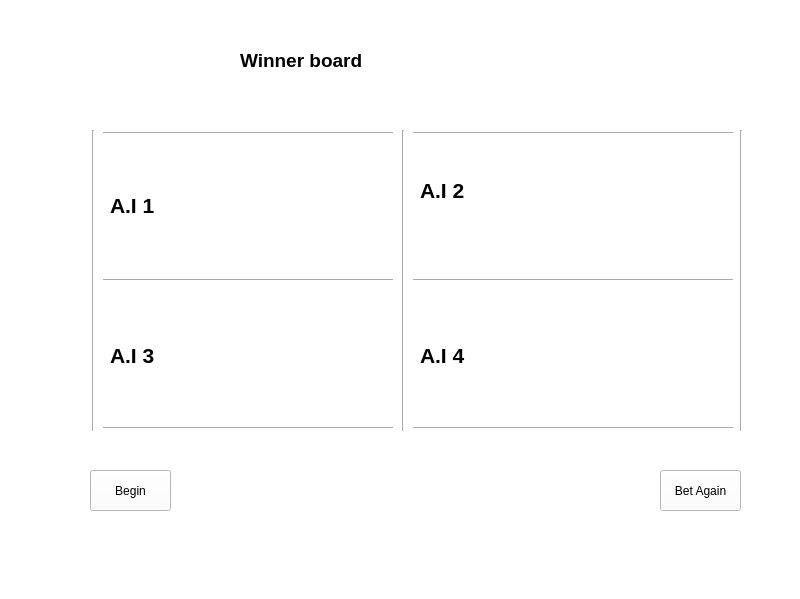
<?xml version="1.0" encoding="UTF-8"?>
<ui version="4.0">
 <class>gamescreen</class>
 <widget class="QMainWindow" name="gamescreen">
  <property name="geometry">
   <rect>
    <x>0</x>
    <y>0</y>
    <width>800</width>
    <height>599</height>
   </rect>
  </property>
  <property name="minimumSize">
   <size>
    <width>800</width>
    <height>599</height>
   </size>
  </property>
  <property name="maximumSize">
   <size>
    <width>800</width>
    <height>599</height>
   </size>
  </property>
  <property name="palette">
   <palette>
    <active>
     <colorrole role="WindowText">
      <brush brushstyle="SolidPattern">
       <color alpha="255">
        <red>255</red>
        <green>255</green>
        <blue>255</blue>
       </color>
      </brush>
     </colorrole>
     <colorrole role="Button">
      <brush brushstyle="SolidPattern">
       <color alpha="255">
        <red>255</red>
        <green>255</green>
        <blue>255</blue>
       </color>
      </brush>
     </colorrole>
     <colorrole role="Light">
      <brush brushstyle="SolidPattern">
       <color alpha="255">
        <red>69</red>
        <green>78</green>
        <blue>81</blue>
       </color>
      </brush>
     </colorrole>
     <colorrole role="Midlight">
      <brush brushstyle="SolidPattern">
       <color alpha="255">
        <red>57</red>
        <green>65</green>
        <blue>67</blue>
       </color>
      </brush>
     </colorrole>
     <colorrole role="Dark">
      <brush brushstyle="SolidPattern">
       <color alpha="255">
        <red>23</red>
        <green>26</green>
        <blue>27</blue>
       </color>
      </brush>
     </colorrole>
     <colorrole role="Mid">
      <brush brushstyle="SolidPattern">
       <color alpha="255">
        <red>30</red>
        <green>34</green>
        <blue>36</blue>
       </color>
      </brush>
     </colorrole>
     <colorrole role="Text">
      <brush brushstyle="SolidPattern">
       <color alpha="255">
        <red>255</red>
        <green>255</green>
        <blue>255</blue>
       </color>
      </brush>
     </colorrole>
     <colorrole role="BrightText">
      <brush brushstyle="SolidPattern">
       <color alpha="255">
        <red>255</red>
        <green>255</green>
        <blue>255</blue>
       </color>
      </brush>
     </colorrole>
     <colorrole role="ButtonText">
      <brush brushstyle="SolidPattern">
       <color alpha="255">
        <red>255</red>
        <green>255</green>
        <blue>255</blue>
       </color>
      </brush>
     </colorrole>
     <colorrole role="Base">
      <brush brushstyle="SolidPattern">
       <color alpha="255">
        <red>255</red>
        <green>255</green>
        <blue>255</blue>
       </color>
      </brush>
     </colorrole>
     <colorrole role="Window">
      <brush brushstyle="SolidPattern">
       <color alpha="255">
        <red>255</red>
        <green>255</green>
        <blue>255</blue>
       </color>
      </brush>
     </colorrole>
     <colorrole role="Shadow">
      <brush brushstyle="SolidPattern">
       <color alpha="255">
        <red>0</red>
        <green>0</green>
        <blue>0</blue>
       </color>
      </brush>
     </colorrole>
     <colorrole role="AlternateBase">
      <brush brushstyle="SolidPattern">
       <color alpha="255">
        <red>23</red>
        <green>26</green>
        <blue>27</blue>
       </color>
      </brush>
     </colorrole>
     <colorrole role="ToolTipBase">
      <brush brushstyle="SolidPattern">
       <color alpha="255">
        <red>255</red>
        <green>255</green>
        <blue>220</blue>
       </color>
      </brush>
     </colorrole>
     <colorrole role="ToolTipText">
      <brush brushstyle="SolidPattern">
       <color alpha="255">
        <red>0</red>
        <green>0</green>
        <blue>0</blue>
       </color>
      </brush>
     </colorrole>
     <colorrole role="PlaceholderText">
      <brush brushstyle="SolidPattern">
       <color alpha="128">
        <red>255</red>
        <green>255</green>
        <blue>255</blue>
       </color>
      </brush>
     </colorrole>
    </active>
    <inactive>
     <colorrole role="WindowText">
      <brush brushstyle="SolidPattern">
       <color alpha="255">
        <red>255</red>
        <green>255</green>
        <blue>255</blue>
       </color>
      </brush>
     </colorrole>
     <colorrole role="Button">
      <brush brushstyle="SolidPattern">
       <color alpha="255">
        <red>255</red>
        <green>255</green>
        <blue>255</blue>
       </color>
      </brush>
     </colorrole>
     <colorrole role="Light">
      <brush brushstyle="SolidPattern">
       <color alpha="255">
        <red>69</red>
        <green>78</green>
        <blue>81</blue>
       </color>
      </brush>
     </colorrole>
     <colorrole role="Midlight">
      <brush brushstyle="SolidPattern">
       <color alpha="255">
        <red>57</red>
        <green>65</green>
        <blue>67</blue>
       </color>
      </brush>
     </colorrole>
     <colorrole role="Dark">
      <brush brushstyle="SolidPattern">
       <color alpha="255">
        <red>23</red>
        <green>26</green>
        <blue>27</blue>
       </color>
      </brush>
     </colorrole>
     <colorrole role="Mid">
      <brush brushstyle="SolidPattern">
       <color alpha="255">
        <red>30</red>
        <green>34</green>
        <blue>36</blue>
       </color>
      </brush>
     </colorrole>
     <colorrole role="Text">
      <brush brushstyle="SolidPattern">
       <color alpha="255">
        <red>255</red>
        <green>255</green>
        <blue>255</blue>
       </color>
      </brush>
     </colorrole>
     <colorrole role="BrightText">
      <brush brushstyle="SolidPattern">
       <color alpha="255">
        <red>255</red>
        <green>255</green>
        <blue>255</blue>
       </color>
      </brush>
     </colorrole>
     <colorrole role="ButtonText">
      <brush brushstyle="SolidPattern">
       <color alpha="255">
        <red>255</red>
        <green>255</green>
        <blue>255</blue>
       </color>
      </brush>
     </colorrole>
     <colorrole role="Base">
      <brush brushstyle="SolidPattern">
       <color alpha="255">
        <red>255</red>
        <green>255</green>
        <blue>255</blue>
       </color>
      </brush>
     </colorrole>
     <colorrole role="Window">
      <brush brushstyle="SolidPattern">
       <color alpha="255">
        <red>255</red>
        <green>255</green>
        <blue>255</blue>
       </color>
      </brush>
     </colorrole>
     <colorrole role="Shadow">
      <brush brushstyle="SolidPattern">
       <color alpha="255">
        <red>0</red>
        <green>0</green>
        <blue>0</blue>
       </color>
      </brush>
     </colorrole>
     <colorrole role="AlternateBase">
      <brush brushstyle="SolidPattern">
       <color alpha="255">
        <red>23</red>
        <green>26</green>
        <blue>27</blue>
       </color>
      </brush>
     </colorrole>
     <colorrole role="ToolTipBase">
      <brush brushstyle="SolidPattern">
       <color alpha="255">
        <red>255</red>
        <green>255</green>
        <blue>220</blue>
       </color>
      </brush>
     </colorrole>
     <colorrole role="ToolTipText">
      <brush brushstyle="SolidPattern">
       <color alpha="255">
        <red>0</red>
        <green>0</green>
        <blue>0</blue>
       </color>
      </brush>
     </colorrole>
     <colorrole role="PlaceholderText">
      <brush brushstyle="SolidPattern">
       <color alpha="128">
        <red>255</red>
        <green>255</green>
        <blue>255</blue>
       </color>
      </brush>
     </colorrole>
    </inactive>
    <disabled>
     <colorrole role="WindowText">
      <brush brushstyle="SolidPattern">
       <color alpha="255">
        <red>23</red>
        <green>26</green>
        <blue>27</blue>
       </color>
      </brush>
     </colorrole>
     <colorrole role="Button">
      <brush brushstyle="SolidPattern">
       <color alpha="255">
        <red>255</red>
        <green>255</green>
        <blue>255</blue>
       </color>
      </brush>
     </colorrole>
     <colorrole role="Light">
      <brush brushstyle="SolidPattern">
       <color alpha="255">
        <red>69</red>
        <green>78</green>
        <blue>81</blue>
       </color>
      </brush>
     </colorrole>
     <colorrole role="Midlight">
      <brush brushstyle="SolidPattern">
       <color alpha="255">
        <red>57</red>
        <green>65</green>
        <blue>67</blue>
       </color>
      </brush>
     </colorrole>
     <colorrole role="Dark">
      <brush brushstyle="SolidPattern">
       <color alpha="255">
        <red>23</red>
        <green>26</green>
        <blue>27</blue>
       </color>
      </brush>
     </colorrole>
     <colorrole role="Mid">
      <brush brushstyle="SolidPattern">
       <color alpha="255">
        <red>30</red>
        <green>34</green>
        <blue>36</blue>
       </color>
      </brush>
     </colorrole>
     <colorrole role="Text">
      <brush brushstyle="SolidPattern">
       <color alpha="255">
        <red>23</red>
        <green>26</green>
        <blue>27</blue>
       </color>
      </brush>
     </colorrole>
     <colorrole role="BrightText">
      <brush brushstyle="SolidPattern">
       <color alpha="255">
        <red>255</red>
        <green>255</green>
        <blue>255</blue>
       </color>
      </brush>
     </colorrole>
     <colorrole role="ButtonText">
      <brush brushstyle="SolidPattern">
       <color alpha="255">
        <red>23</red>
        <green>26</green>
        <blue>27</blue>
       </color>
      </brush>
     </colorrole>
     <colorrole role="Base">
      <brush brushstyle="SolidPattern">
       <color alpha="255">
        <red>255</red>
        <green>255</green>
        <blue>255</blue>
       </color>
      </brush>
     </colorrole>
     <colorrole role="Window">
      <brush brushstyle="SolidPattern">
       <color alpha="255">
        <red>255</red>
        <green>255</green>
        <blue>255</blue>
       </color>
      </brush>
     </colorrole>
     <colorrole role="Shadow">
      <brush brushstyle="SolidPattern">
       <color alpha="255">
        <red>0</red>
        <green>0</green>
        <blue>0</blue>
       </color>
      </brush>
     </colorrole>
     <colorrole role="AlternateBase">
      <brush brushstyle="SolidPattern">
       <color alpha="255">
        <red>46</red>
        <green>52</green>
        <blue>54</blue>
       </color>
      </brush>
     </colorrole>
     <colorrole role="ToolTipBase">
      <brush brushstyle="SolidPattern">
       <color alpha="255">
        <red>255</red>
        <green>255</green>
        <blue>220</blue>
       </color>
      </brush>
     </colorrole>
     <colorrole role="ToolTipText">
      <brush brushstyle="SolidPattern">
       <color alpha="255">
        <red>0</red>
        <green>0</green>
        <blue>0</blue>
       </color>
      </brush>
     </colorrole>
     <colorrole role="PlaceholderText">
      <brush brushstyle="SolidPattern">
       <color alpha="128">
        <red>255</red>
        <green>255</green>
        <blue>255</blue>
       </color>
      </brush>
     </colorrole>
    </disabled>
   </palette>
  </property>
  <property name="windowTitle">
   <string>MainWindow</string>
  </property>
  <property name="styleSheet">
   <string notr="true">background-color: rgb(255, 255, 255);</string>
  </property>
  <property name="tabShape">
   <enum>QTabWidget::Rounded</enum>
  </property>
  <widget class="QWidget" name="centralwidget">
   <widget class="QLabel" name="winnerboard">
    <property name="geometry">
     <rect>
      <x>240</x>
      <y>40</y>
      <width>471</width>
      <height>81</height>
     </rect>
    </property>
    <property name="text">
     <string>&lt;html&gt;&lt;head/&gt;&lt;body&gt;&lt;p&gt;&lt;span style=&quot; font-size:14pt; font-weight:600;&quot;&gt;Winner board&lt;/span&gt;&lt;/p&gt;&lt;p&gt;&lt;br/&gt;&lt;/p&gt;&lt;/body&gt;&lt;/html&gt;</string>
    </property>
   </widget>
   <widget class="QLabel" name="a1label">
    <property name="geometry">
     <rect>
      <x>110</x>
      <y>130</y>
      <width>291</width>
      <height>151</height>
     </rect>
    </property>
    <property name="text">
     <string>&lt;html&gt;&lt;head/&gt;&lt;body&gt;&lt;p&gt;&lt;span style=&quot; font-size:16pt; font-weight:600;&quot;&gt;A.I 1&lt;/span&gt;&lt;/p&gt;&lt;/body&gt;&lt;/html&gt;</string>
    </property>
   </widget>
   <widget class="QLabel" name="a3label">
    <property name="geometry">
     <rect>
      <x>110</x>
      <y>290</y>
      <width>291</width>
      <height>131</height>
     </rect>
    </property>
    <property name="text">
     <string>&lt;html&gt;&lt;head/&gt;&lt;body&gt;&lt;p&gt;&lt;span style=&quot; font-size:16pt; font-weight:600;&quot;&gt;A.I 3&lt;/span&gt;&lt;/p&gt;&lt;/body&gt;&lt;/html&gt;</string>
    </property>
   </widget>
   <widget class="QLabel" name="a2label">
    <property name="geometry">
     <rect>
      <x>420</x>
      <y>140</y>
      <width>321</width>
      <height>141</height>
     </rect>
    </property>
    <property name="text">
     <string>&lt;html&gt;&lt;head/&gt;&lt;body&gt;&lt;p&gt;&lt;span style=&quot; font-size:16pt; font-weight:600;&quot;&gt;A.I 2&lt;/span&gt;&lt;/p&gt;&lt;p&gt;&lt;br/&gt;&lt;/p&gt;&lt;/body&gt;&lt;/html&gt;</string>
    </property>
   </widget>
   <widget class="QLabel" name="a4label">
    <property name="geometry">
     <rect>
      <x>420</x>
      <y>290</y>
      <width>311</width>
      <height>131</height>
     </rect>
    </property>
    <property name="text">
     <string>&lt;html&gt;&lt;head/&gt;&lt;body&gt;&lt;p&gt;&lt;span style=&quot; font-size:16pt; font-weight:600;&quot;&gt;A.I 4&lt;/span&gt;&lt;/p&gt;&lt;/body&gt;&lt;/html&gt;</string>
    </property>
   </widget>
   <widget class="Line" name="line">
    <property name="geometry">
     <rect>
      <x>90</x>
      <y>270</y>
      <width>651</width>
      <height>20</height>
     </rect>
    </property>
    <property name="orientation">
     <enum>Qt::Horizontal</enum>
    </property>
   </widget>
   <widget class="Line" name="line_2">
    <property name="geometry">
     <rect>
      <x>100</x>
      <y>420</y>
      <width>641</width>
      <height>16</height>
     </rect>
    </property>
    <property name="orientation">
     <enum>Qt::Horizontal</enum>
    </property>
   </widget>
   <widget class="Line" name="line_3">
    <property name="geometry">
     <rect>
      <x>90</x>
      <y>123</y>
      <width>651</width>
      <height>20</height>
     </rect>
    </property>
    <property name="orientation">
     <enum>Qt::Horizontal</enum>
    </property>
   </widget>
   <widget class="Line" name="line_4">
    <property name="geometry">
     <rect>
      <x>393</x>
      <y>130</y>
      <width>20</width>
      <height>301</height>
     </rect>
    </property>
    <property name="orientation">
     <enum>Qt::Vertical</enum>
    </property>
   </widget>
   <widget class="Line" name="line_5">
    <property name="geometry">
     <rect>
      <x>83</x>
      <y>130</y>
      <width>20</width>
      <height>301</height>
     </rect>
    </property>
    <property name="orientation">
     <enum>Qt::Vertical</enum>
    </property>
   </widget>
   <widget class="Line" name="line_6">
    <property name="geometry">
     <rect>
      <x>733</x>
      <y>130</y>
      <width>16</width>
      <height>301</height>
     </rect>
    </property>
    <property name="orientation">
     <enum>Qt::Vertical</enum>
    </property>
   </widget>
   <widget class="QPushButton" name="betagainbtn">
    <property name="geometry">
     <rect>
      <x>660</x>
      <y>470</y>
      <width>81</width>
      <height>41</height>
     </rect>
    </property>
    <property name="styleSheet">
     <string notr="true">background-color: rgb(255, 255, 255);</string>
    </property>
    <property name="text">
     <string>Bet Again</string>
    </property>
   </widget>
   <widget class="QPushButton" name="beginbtn">
    <property name="geometry">
     <rect>
      <x>90</x>
      <y>470</y>
      <width>81</width>
      <height>41</height>
     </rect>
    </property>
    <property name="text">
     <string>Begin</string>
    </property>
   </widget>
  </widget>
  <action name="balanceamount">
   <property name="text">
    <string>40000</string>
   </property>
  </action>
  <action name="balanceamount_2">
   <property name="text">
    <string>40000</string>
   </property>
  </action>
  <action name="balanceamount_3">
   <property name="text">
    <string>40000</string>
   </property>
  </action>
  <action name="balanceamount_4">
   <property name="text">
    <string>40000</string>
   </property>
  </action>
 </widget>
 <resources/>
 <connections/>
</ui>
